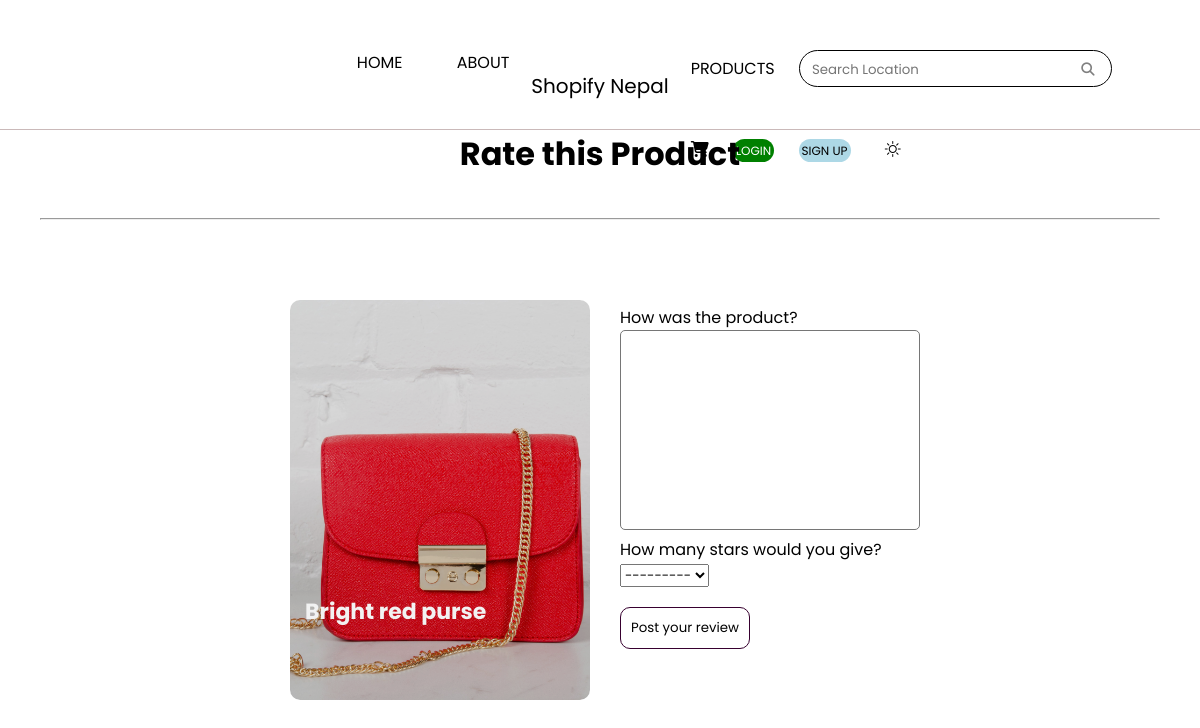
/5/rating, run on the app's committed database.
### stroll1/models.py (models this page shows, shortened)
class Destination(models.Model):
    id = models.AutoField(primary_key=True)
    name = models.CharField(max_length=100)
    description = models.CharField(max_length=1000)
    price = models.FloatField()
    img = models.ImageField(upload_to="pics", null=True)
    @property
    def imageUrl(self):
        try:
            url = self.img.url
        except:
            url = ''
        return url

### stroll1/views.py (the view, shortened to what this page needs)
# urls.py: path("<dest_id>/rating", views.ratingPage, name="rating"),
def ratingPage(request, dest_id):
     destination = Destination.objects.get(id=dest_id)
     reviews = Rating.objects.filter(destination=destination)
     avg_reviews = reviews.aggregate(Avg('rating'))
     reviews_count = reviews.count()
     user = request.user
     form = ratingForm()
     context = {'form': form, 'destination': destination, 'avg_reviews' : avg_reviews,'reviews_count' : reviews_count}
     return render(request, 'rating.html', context)

### stroll1/forms.py
class ratingForm(ModelForm):
    description = forms.CharField(widget=forms.Textarea(attrs = {'class': 'materialize-textarea'}), required=False)
    class Meta:
        model = Rating
        fields = [ 'description', 'rating']

### Templates/rating.html (shortened to what this page needs)
{% extends 'base.html'%} {% load static %} {% static "images" as baseUrl %}
    {% block content %}
    <h1 style="text-align: center;">Rate this Product</h1>
    <div style="padding: 40px;">
    <hr></div>
    <div class="rate-container" aria-label="Rate bhaktapur by adding a short review text and giving stars out of 5">
        <div class="g-img products">
            <img src="{{destination.imageUrl}}" alt="">
            <div class="img-text">
                <h3 class="product-name">{{destination.name}}</h3>
            </div>
        </div>
        <div class="rate-form-container">
            <form action="" method="POST">
                <p>How was the product?</p>
                {{form.description}}
                <p>How many stars would you give?</p>
                <div style="width: 100%;">
                    {{form.rating}}
                </div>
                <input type="submit" value="Post your review">
            </form>
        </div>
    </div>
    {% endblock %}

### static/css/style.css (style rules this page uses)
* { margin: 0; box-sizing: border-box; font-family: 'Poppins', sans-serif; scroll-behavior: smooth; }
body { overflow-x: hidden; }
.g-img { border-radius: 10px; width: 300px; height: 400px; position: relative; cursor: pointer; margin: 10px; }
.g-img img { position: absolute; height: 100%; width: 100%; border-radius: 10px; object-fit: cover; }
.img-text { position: absolute; background-color: rgba(0,0,0,0.15); height: 100%; width: 100%; border-radius: 5px ; z-index: 3; }
.products { overflow: hidden; position: relative; }
.products img { transition: 0.5s all; z-index: 1; height: 100%; }
.g-img h3, .g-img p { position: absolute; }
.g-img h3 { top: 70%; color: #F2F2F2; font-size: 25px; padding: 15px; }
.rate-container { padding: 30px; display: flex; justify-content: center; }
.rate-form-container { margin-top: 15px; margin-left: 20px; }
.rate-form-container textarea { width: 100%; border-radius: 5px; resize: none; width: 300px; height: 200px; }
.rate-form-container input { margin-top: 20px; text-align: center; background-color: #ffffff; color: black; padding: 10px; border: 1px solid #37002f; transition: 0.3s all; border-radius: 10px; }

### static/css/stroll-media.css (style rules this page uses)
@media screen and (max-width:1200px) { .g-img h3 { font-size: 22px; } }

### data on the page
Destination: imageUrl (picture), name "Bright red purse"
